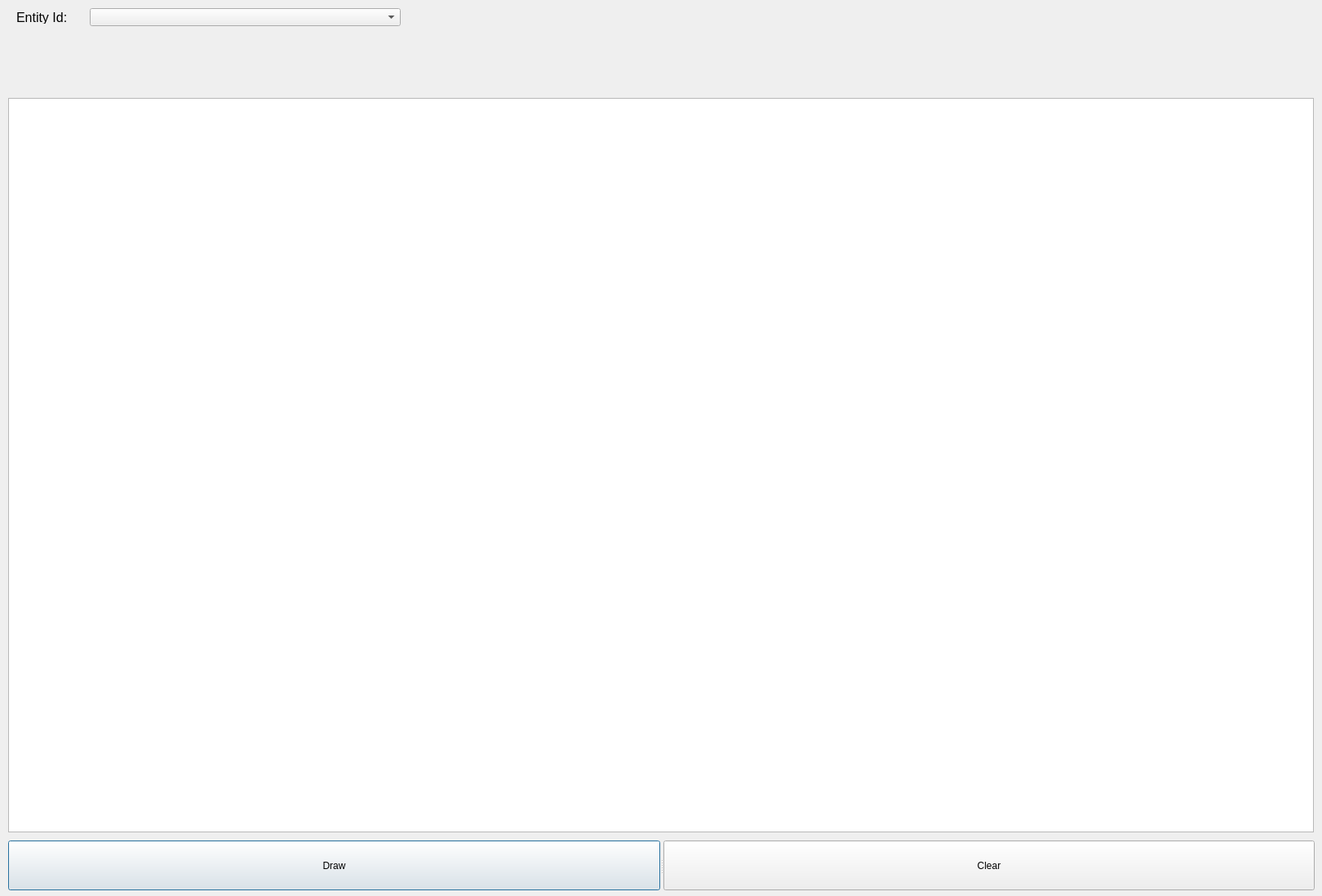
<?xml version="1.0" encoding="UTF-8"?>
<ui version="4.0">
 <class>Dialog</class>
 <widget class="QDialog" name="Dialog">
  <property name="geometry">
   <rect>
    <x>0</x>
    <y>0</y>
    <width>1620</width>
    <height>1098</height>
   </rect>
  </property>
  <property name="windowTitle">
   <string>Dialog</string>
  </property>
  <widget class="QGraphicsView" name="plotView">
   <property name="geometry">
    <rect>
     <x>10</x>
     <y>120</y>
     <width>1600</width>
     <height>900</height>
    </rect>
   </property>
  </widget>
  <widget class="QSplitter" name="splitter">
   <property name="geometry">
    <rect>
     <x>10</x>
     <y>1030</y>
     <width>1601</width>
     <height>61</height>
    </rect>
   </property>
   <property name="orientation">
    <enum>Qt::Horizontal</enum>
   </property>
   <widget class="QPushButton" name="btnDraw">
    <property name="text">
     <string>Draw</string>
    </property>
   </widget>
   <widget class="QPushButton" name="btnClear">
    <property name="text">
     <string>Clear</string>
    </property>
   </widget>
  </widget>
  <widget class="QComboBox" name="cmbEntityId">
   <property name="geometry">
    <rect>
     <x>110</x>
     <y>10</y>
     <width>381</width>
     <height>22</height>
    </rect>
   </property>
   <property name="font">
    <font>
     <pointsize>10</pointsize>
    </font>
   </property>
  </widget>
  <widget class="QLabel" name="label">
   <property name="geometry">
    <rect>
     <x>20</x>
     <y>13</y>
     <width>81</width>
     <height>16</height>
    </rect>
   </property>
   <property name="font">
    <font>
     <pointsize>12</pointsize>
     <weight>50</weight>
     <bold>false</bold>
    </font>
   </property>
   <property name="text">
    <string>Entity Id:</string>
   </property>
  </widget>
 </widget>
 <resources/>
 <connections/>
</ui>
